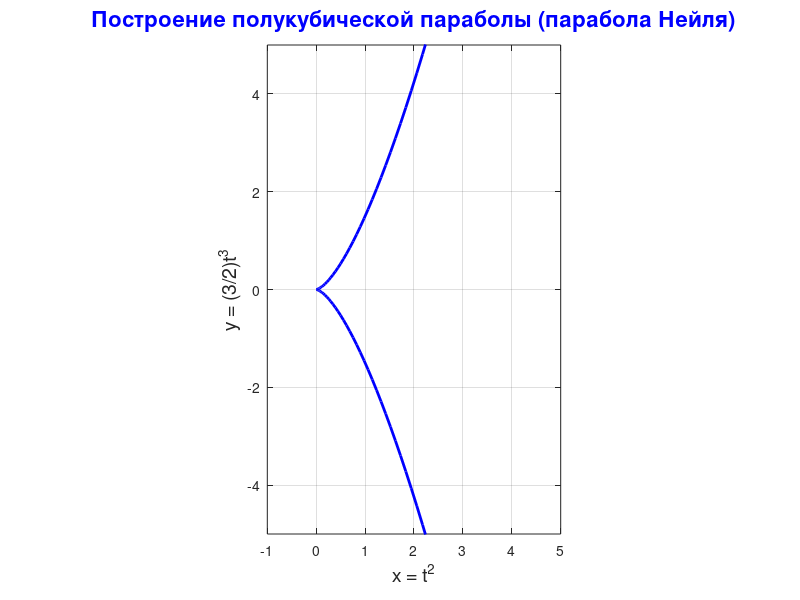

MATLAB code for this plot:
clc; % Очистка командного окна
clear; % Очистка переменных

% Инициализация параметров
t = linspace(-2, 2, 100); % Генерация 100 точек для параметра t от -2 до 2
x = t.^2; % Вычисление координаты x по уравнению x = t^2
y = (3/2) * t.^3; % Вычисление координаты y по уравнению y = (3/2)t^3

% Создание нового окна для графика с настройками
figure('Color', 'w', 'Position', [100, 100, 600, 600]); % Создание нового окна для графика: белый фон и размер 600x600 пикселей

% Построение графика
plot(x, y, 'b-', 'LineWidth', 2); % Построение графика: синяя сплошная линия с толщиной 2 пикселя

% Дополнительные настройки графика
title('Построение полукубической параболы (парабола Нейля)', 'FontSize', 16, 'FontWeight', 'bold', 'Color', 'b'); % Заголовок графика с синим цветом и увеличенным шрифтом
xlabel('x = t^2', 'FontSize', 14); % Подпись оси x
ylabel('y = (3/2)t^3', 'FontSize', 14); % Подпись оси y

% Настройка осей
grid on; % Включение сетки для улучшения восприятия графика
axis equal; % Установка равных масштабов для осей x и y
xlim([-1 5]); % Установка пределов для оси x
ylim([-5 5]); % Установка пределов для оси y
